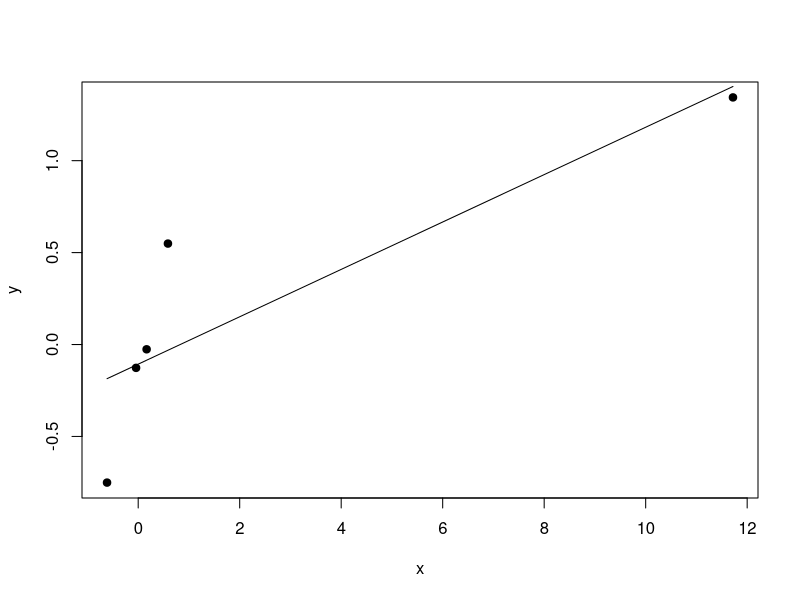

Write R code to recreate this figure.
# Question 1
# Consider the mtcars data set. Fit a model with mpg as the outcome that includes number of cylinders 
# as a factor variable and weight as confounder. Give the adjusted estimate for the expected change 
# in mpg comparing 8 cylinders to 4.

data(mtcars)
fit <- lm(mpg~as.factor(cyl)+wt,data=mtcars)

# Question 2
# Compare the effect of 8 versus 4 cylinders on mpg for the adjusted and unadjusted by weight models. 
# Here, adjusted means including the weight variable as a term in the regression model and unadjusted 
# means the model without weight included. What can be said about the effect comparing 8 and 4 cylinders 
# after looking at models with and without weight included?.

fit_ad <- lm(mpg~as.factor(cyl)+wt,data=mtcars)
fit_notad <- lm(mpg~as.factor(cyl),data=mtcars)
summary(fit_ad)
summary(fit_notad)

# Question 3
# Fit a model with mpg as the outcome that considers number of cylinders as a factor variable and 
# weight as confounder. Now fit a second model with mpg as the outcome model that considers the 
# interaction between number of cylinders (as a factor variable) and weight. Give the P-value for the 
# likelihood ratio test comparing the two models and suggest a model using 0.05 as a type I error rate 
# significance benchmark.

fit_ad <- lm(mpg~as.factor(cyl)+wt,data=mtcars)
fit_int <- lm(mpg~as.factor(cyl)*wt,data=mtcars)
anova(fit_ad,fit_int)

# Question 5
# Give the hat diagonal for the most influential point
x <- c(0.586, 0.166, -0.042, -0.614, 11.72)
y <- c(0.549, -0.026, -0.127, -0.751, 1.344)

fit <- lm(y~x)
plot(x, y, pch=19)
points(x,predict(fit), type="l")

hatvalues(fit)

# Question 6
# Give the slope dfbeta for the point with the highest hat value.
dfbetas(fit)


